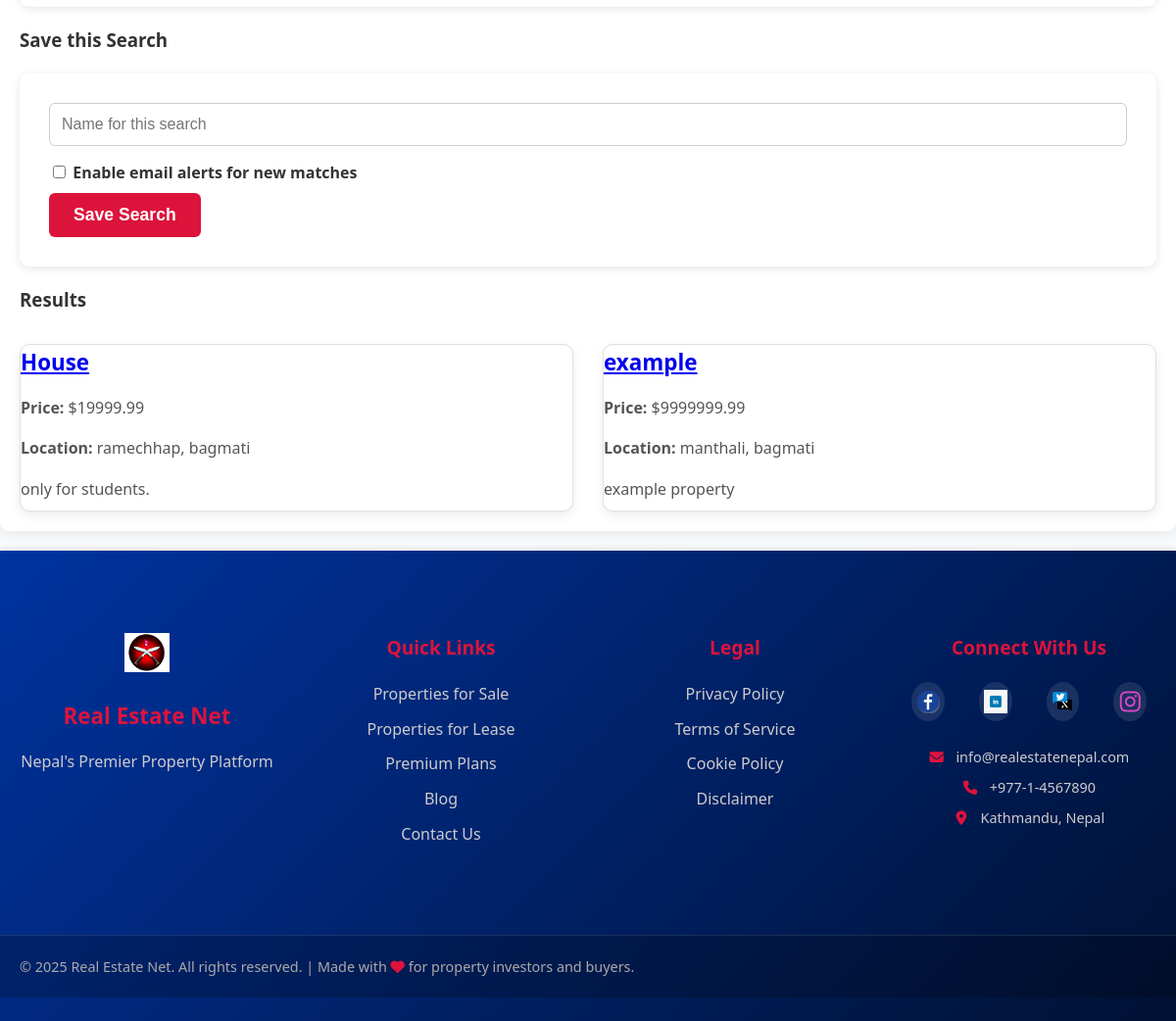
The app's page /properties/search/ (signed in, lower part), older data.
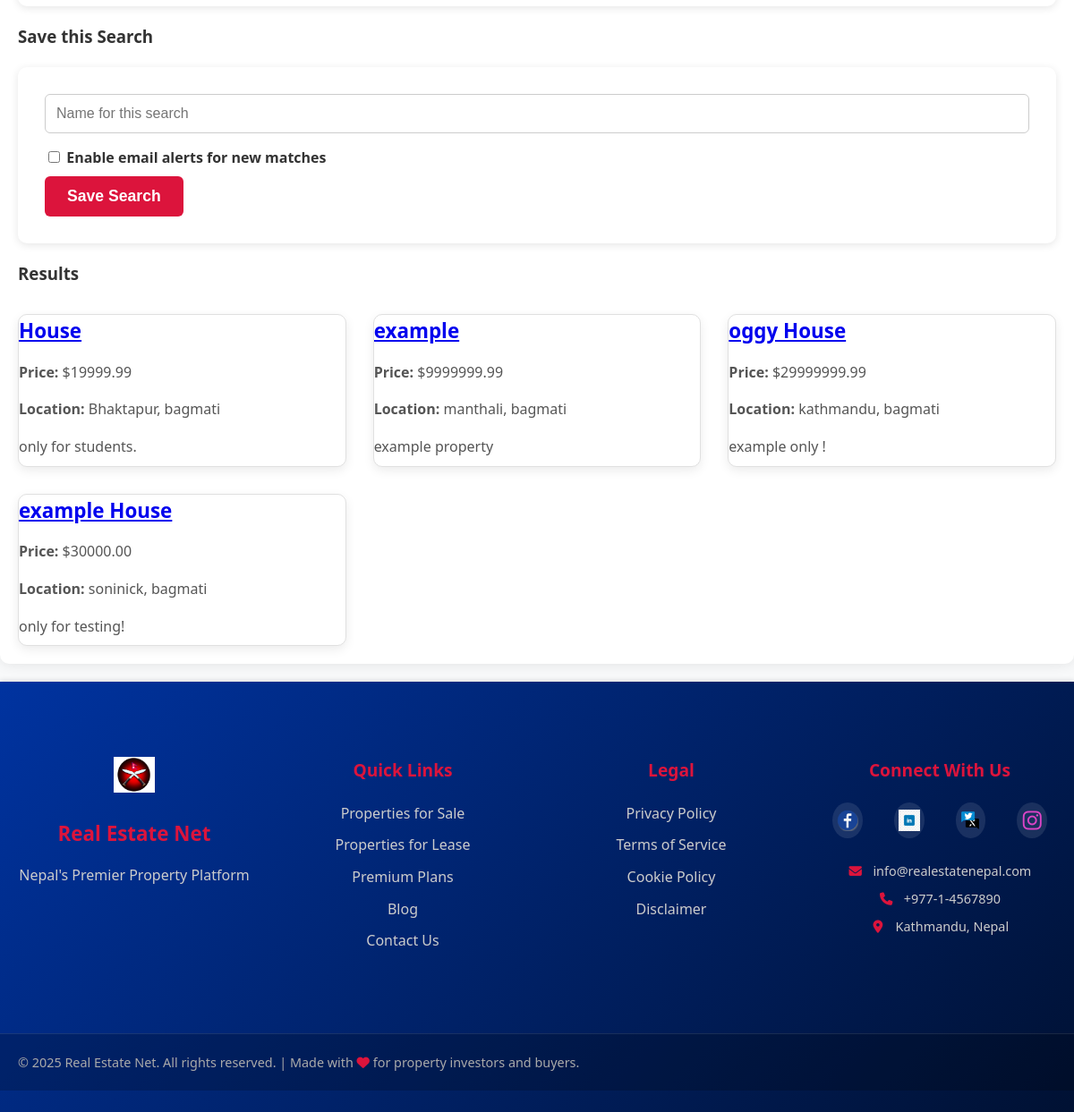
The same page, newer data.
### properties/models.py (models this page shows, shortened)
class Property(models.Model):
    PROPERTY_STATUS_CHOICES = (
        ('for_sale', 'For Sale'),
        ('for_lease', 'For Lease'),
        ('sold', 'Sold'),
        ('leased', 'Leased'),
    )
    user = models.ForeignKey(settings.AUTH_USER_MODEL, on_delete=models.CASCADE, related_name='properties')
    company = models.ForeignKey(Company, on_delete=models.SET_NULL, null=True, blank=True, related_name='properties')
    title = models.CharField(max_length=255)
    description = models.TextField()
    property_type = models.ForeignKey(PropertyType, on_delete=models.SET_NULL, null=True, related_name='properties')
    address = models.CharField(max_length=255)
    location = models.ForeignKey(Location, on_delete=models.SET_NULL, null=True, blank=True, related_name='properties')
    city = models.CharField(max_length=100)
    state = models.CharField(max_length=100)
    zip_code = models.CharField(max_length=20)
    country = models.CharField(max_length=100, blank=True, null=True)
    price = models.DecimalField(max_digits=15, decimal_places=2)
    square_footage = models.IntegerField(blank=True, null=True)
    lot_size = models.DecimalField(max_digits=10, decimal_places=2, blank=True, null=True)
    year_built = models.IntegerField(blank=True, null=True)
    zoning = models.CharField(max_length=100, blank=True, null=True)
    status = models.CharField(max_length=20, choices=PROPERTY_STATUS_CHOICES, default='for_sale')
    amenities = models.ManyToManyField(Amenity, blank=True)
    cap_rate = models.DecimalField(max_digits=5, decimal_places=2, blank=True, null=True)
    noi = models.DecimalField(max_digits=15, decimal_places=2, blank=True, null=True) # Net Operating Income
    rent_roll = models.TextField(blank=True, null=True) # Can be a JSON field or a separate model if complex
    expense_summaries = models.TextField(blank=True, null=True) # Can be a JSON field or a separate model if complex
    broker_name = models.CharField(max_length=255, blank=True, null=True)
    broker_email = models.EmailField(blank=True, null=True)
    broker_phone = models.CharField(max_length=20, blank=True, null=True)
    virtual_tour_url = models.URLField(blank=True, null=True)
    floor_plan_image = models.ImageField(upload_to='floor_plans/', blank=True, null=True)
    is_premium = models.BooleanField(default=False)
    is_verified = models.BooleanField(default=False)
    created_at = models.DateTimeField(auto_now_add=True)
    updated_at = models.DateTimeField(auto_now=True)

### properties/views.py (the view, shortened to what this page needs)
# urls.py: path('search/', views.search_results, name='search_results'),
@login_required(login_url='/accounts/login/')
def search_results(request):
    form = PropertySearchForm(request.GET)
    properties = Property.objects.all()
    if form.is_valid():
        query = form.cleaned_data.get('query')
        property_type = form.cleaned_data.get('property_type')
        min_price = form.cleaned_data.get('min_price')
        max_price = form.cleaned_data.get('max_price')
        min_sq_ft = form.cleaned_data.get('min_sq_ft')
        max_sq_ft = form.cleaned_data.get('max_sq_ft')
        amenities = form.cleaned_data.get('amenities')
        city = form.cleaned_data.get('city')
        state = form.cleaned_data.get('state')
        zip_code = form.cleaned_data.get('zip_code')
        lease_or_buy = form.cleaned_data.get('lease_or_buy')
        cap_rate = form.cleaned_data.get('cap_rate')
        year_built = form.cleaned_data.get('year_built')
        zoning = form.cleaned_data.get('zoning')
        if property_type:
            properties = properties.filter(property_type=property_type)
        if min_price:
            properties = properties.filter(price__gte=min_price)
        if max_price:
            properties = properties.filter(price__lte=max_price)
        if min_sq_ft:
            properties = properties.filter(square_footage__gte=min_sq_ft)
        if max_sq_ft:
            properties = properties.filter(square_footage__lte=max_sq_ft)
        if amenities:
            for amenity in amenities:
                properties = properties.filter(amenities=amenity)
        if city:
            properties = properties.filter(city__icontains=city)
        if state:
            properties = properties.filter(state__icontains=state)
        if zip_code:
            properties = properties.filter(zip_code__icontains=zip_code)
        if lease_or_buy:
            properties = properties.filter(status=lease_or_buy)
        if cap_rate:
            properties = properties.filter(cap_rate__gte=cap_rate)
        if year_built:
            properties = properties.filter(year_built=year_built)
        if zoning:
            properties = properties.filter(zoning__icontains=zoning)
    context = {
        'form': form,
        'properties': properties
    }
    return render(request, 'properties/search_results.html', context)

### properties/models.py (called while the page is built)
    def __str__(self):
        return self.name

    def __str__(self):
        return self.name

### properties/templates/properties/search_results.html (shortened to what this page needs)
{% extends 'base.html' %}
{% block content %}
    <div class="search-container">
        <form method="get" action="{% url 'properties:search_results' %}" class="search-form">
        </form>
        {% if user.is_authenticated %}
        <div class="save-search-section">
            <h3>Save this Search</h3>
            <form method="post" action="{% url 'properties:save_search' %}" class="save-search-form">
                <div class="form-group">
                    <input type="text" name="name" placeholder="Name for this search" required>
                </div>
                <div class="form-group">
                    <label><input type="checkbox" name="alert_enabled"> Enable email alerts for new matches</label>
                </div>
                <button type="submit" class="save-search-btn">Save Search</button>
            </form>
        </div>
        {% endif %}
    </div>
    <h3>Results</h3>
    <div class="property-list">
        {% for property in properties %}
            <div class="property-card">
                <h3><a href="{% url 'properties:property_detail' property.pk %}">{{ property.title }}</a></h3>
                <p><strong>Price:</strong> ${{ property.price|floatformat:2 }}</p>
                <p><strong>Location:</strong> {{ property.city }}, {{ property.state }}</p>
                <p>{{ property.description|truncatechars:100 }}</p>
            </div>
        {% empty %}
            <p>No properties found matching your criteria.</p>
        {% endfor %}
    </div>
{% endblock %}

Row changes from the older to the newer data that the page shows:
changed Property "House": city "ramechhap" → "Bhaktapur"
added Property: title "oggy House", price "29999999.99", city "kathmandu", state "bagmati", description "example only !"
added Property: title "example House", price "30000.00", city "soninick", state "bagmati", description "only for testing!"
